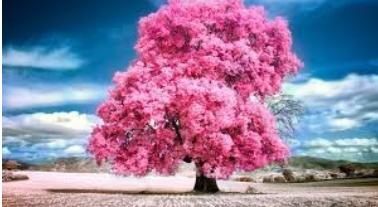
#> input picture Experiments/image.png, 378 x 207 px
$ python 'exp-28 boundarydetech.py'
#> lines starting #> are read from the running program, lines starting #| are printed output that depends on the picture
import cv2
import numpy as np

img = cv2.imread('image.png', 0)
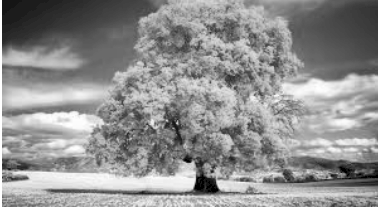
#> img: shape (207, 378); min 0, max 255, mean 143.4

kernel = np.array([[0, -1, 0],
                   [-1, 4, -1],
                   [0, -1, 0]])

boundary = cv2.filter2D(img, -1, kernel)
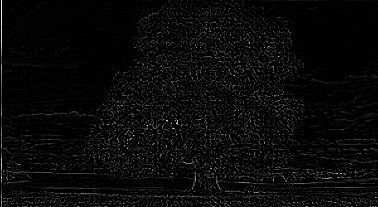
#> boundary: shape (207, 378); min 0, max 247, mean 9.3

cv2.imshow("Boundary", boundary)
cv2.waitKey(0)
cv2.destroyAllWindows()

$ run again, with Experiments/1 exp.png copied over Experiments/image.png
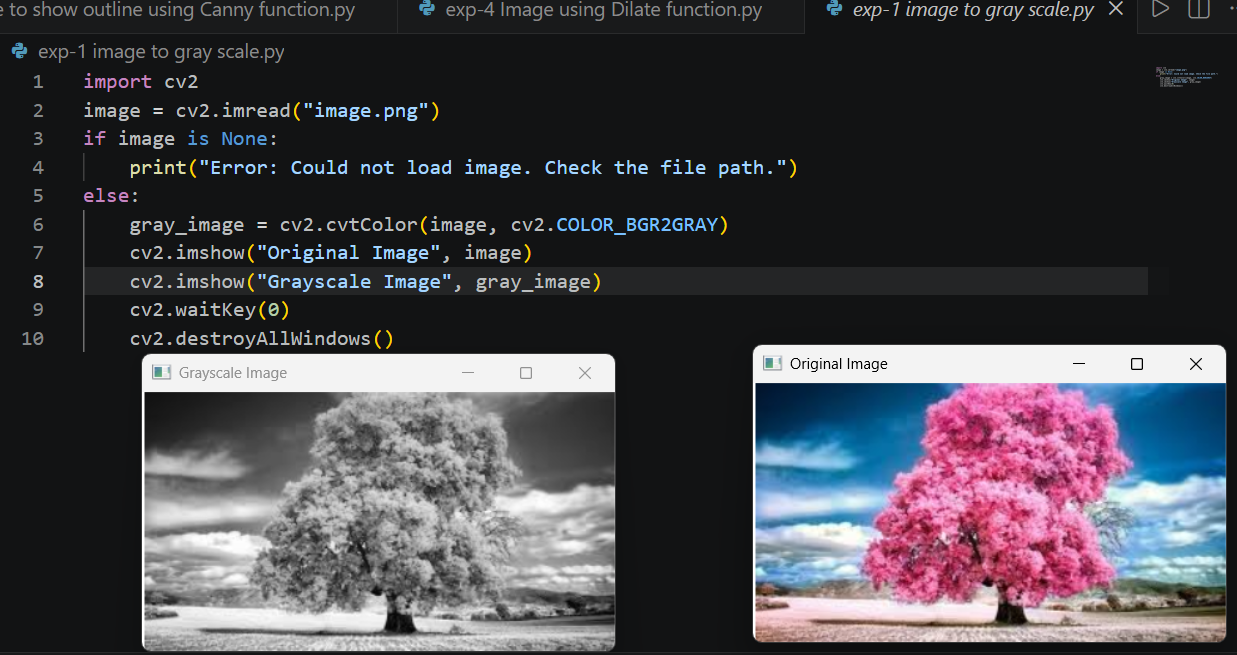
#> input picture Experiments/1 exp.png, 1237 x 655 px
#> `img = cv2.imread('image.png', 0)`:
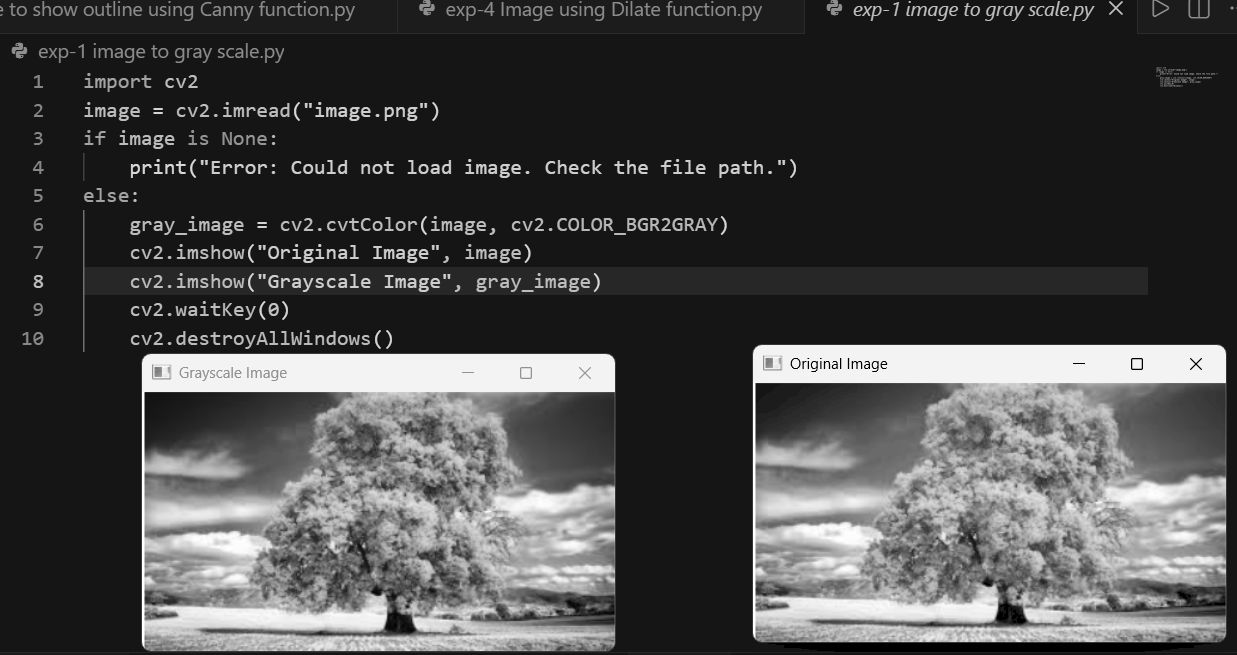
#> img: shape (655, 1237); min 0, max 255, mean 71.4
#> `boundary = cv2.filter2D(img, -1, kernel)`:
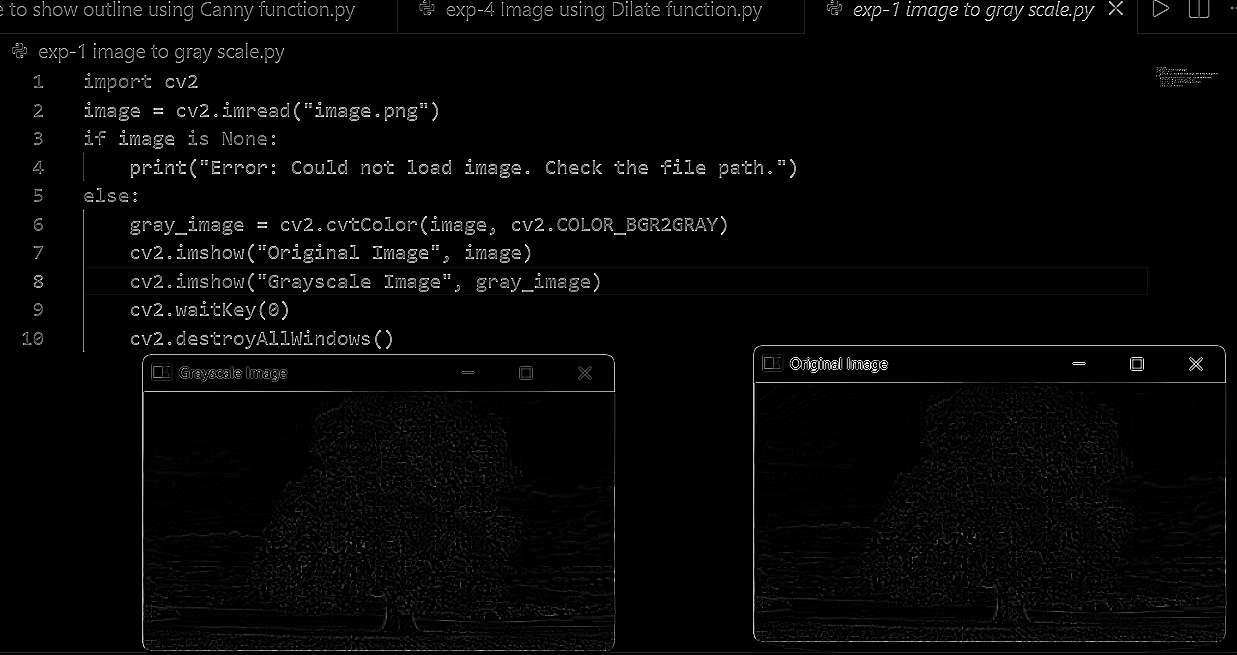
#> boundary: shape (655, 1237); min 0, max 255, mean 5.9
